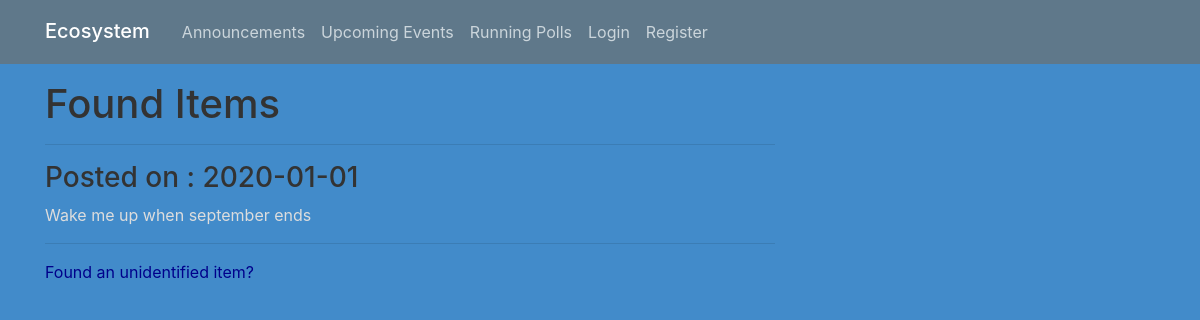
The page /listfound on the database as committed earlier.
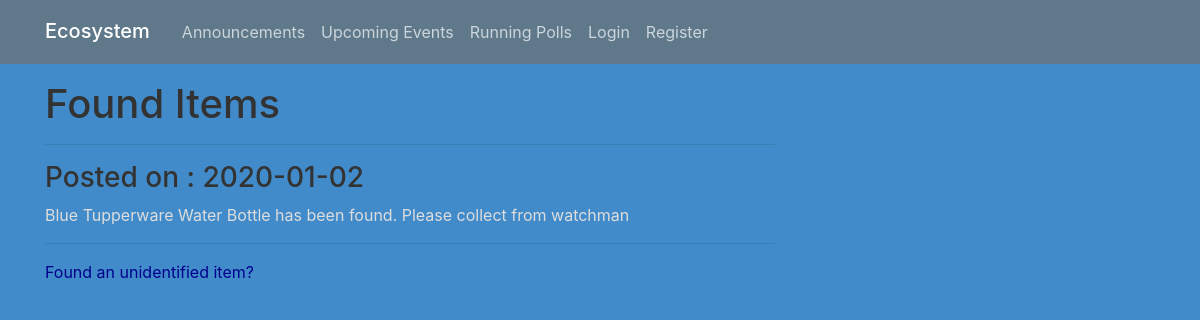
The same page on the database as committed later.
### ecosystem/models.py (models this page shows, shortened)
class Item(db.Model):
    id = db.Column(db.Integer, primary_key=True)
    description = db.Column(db.Text)
    date_posted = db.Column(db.DateTime, nullable=False, default=datetime.utcnow())

### ecosystem/routes.py (the view)
@app.route("/listfound")
def listfound():
    items = Item.query.all()
    return render_template('founditems.html', items=items)

### ecosystem/templates/founditems.html
{% extends "layout.html" %}
{% block content %}
    <h1>Found Items</h1>
    {% for item in items %}
        <hr>
        <h3>Posted on : {{ item.date_posted.strftime('%Y-%m-%d') }}</h3>
        <p>{{ item.description }}</p>
        <hr>
    {% endfor %}
    <a href="{{ url_for('reportfound') }}">Found an unidentified item?</a>
{% endblock content %}

Rows that differ between the two databases and show on the page:
removed Item: date_posted "2020-01-01", description "Wake me up when september ends"
added Item: date_posted "2020-01-02", description "Blue Tupperware Water Bottle has been found. Please collect from watchman"
